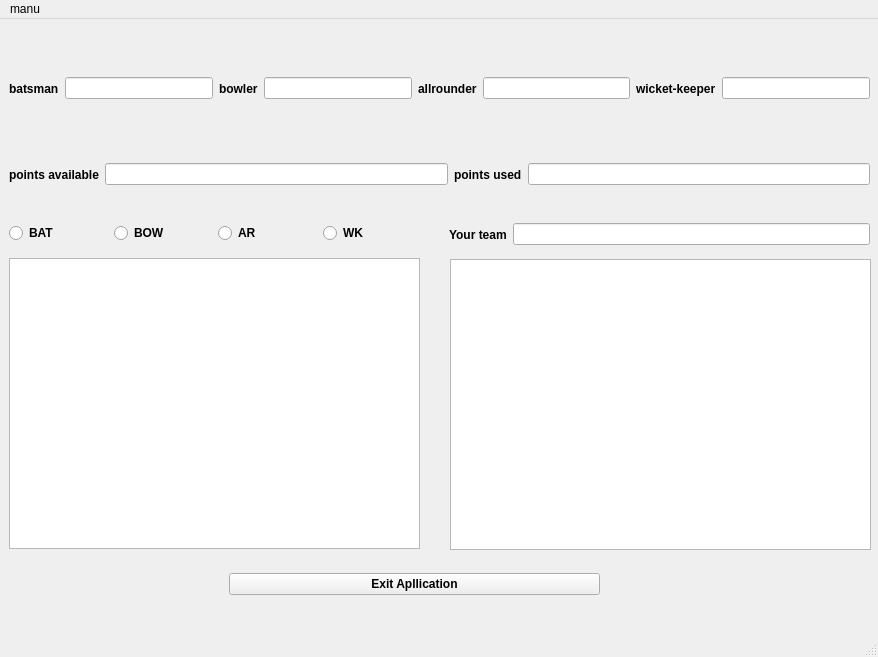
<?xml version="1.0" encoding="UTF-8"?>
<ui version="4.0">
 <class>MainWindow</class>
 <widget class="QMainWindow" name="MainWindow">
  <property name="geometry">
   <rect>
    <x>0</x>
    <y>0</y>
    <width>878</width>
    <height>657</height>
   </rect>
  </property>
  <property name="windowTitle">
   <string>MainWindow</string>
  </property>
  <widget class="QWidget" name="centralwidget">
   <widget class="QWidget" name="horizontalLayoutWidget">
    <property name="geometry">
     <rect>
      <x>9</x>
      <y>19</y>
      <width>861</width>
      <height>101</height>
     </rect>
    </property>
    <layout class="QHBoxLayout" name="horizontalLayout">
     <item>
      <widget class="QLabel" name="label_4">
       <property name="font">
        <font>
         <pointsize>9</pointsize>
         <weight>75</weight>
         <bold>true</bold>
        </font>
       </property>
       <property name="text">
        <string>batsman</string>
       </property>
      </widget>
     </item>
     <item>
      <widget class="QLineEdit" name="t1"/>
     </item>
     <item>
      <widget class="QLabel" name="label_3">
       <property name="font">
        <font>
         <pointsize>9</pointsize>
         <weight>75</weight>
         <bold>true</bold>
        </font>
       </property>
       <property name="text">
        <string>bowler</string>
       </property>
      </widget>
     </item>
     <item>
      <widget class="QLineEdit" name="t2"/>
     </item>
     <item>
      <widget class="QLabel" name="label_2">
       <property name="font">
        <font>
         <pointsize>9</pointsize>
         <weight>75</weight>
         <bold>true</bold>
        </font>
       </property>
       <property name="text">
        <string>allrounder</string>
       </property>
      </widget>
     </item>
     <item>
      <widget class="QLineEdit" name="t3"/>
     </item>
     <item>
      <widget class="QLabel" name="label">
       <property name="font">
        <font>
         <pointsize>9</pointsize>
         <weight>75</weight>
         <bold>true</bold>
        </font>
       </property>
       <property name="text">
        <string>wicket-keeper</string>
       </property>
      </widget>
     </item>
     <item>
      <widget class="QLineEdit" name="t4"/>
     </item>
    </layout>
   </widget>
   <widget class="QWidget" name="horizontalLayoutWidget_2">
    <property name="geometry">
     <rect>
      <x>9</x>
      <y>130</y>
      <width>861</width>
      <height>51</height>
     </rect>
    </property>
    <layout class="QHBoxLayout" name="horizontalLayout_2">
     <item>
      <widget class="QLabel" name="label_6">
       <property name="font">
        <font>
         <pointsize>9</pointsize>
         <weight>75</weight>
         <bold>true</bold>
        </font>
       </property>
       <property name="text">
        <string>points available</string>
       </property>
      </widget>
     </item>
     <item>
      <widget class="QLineEdit" name="t5"/>
     </item>
     <item>
      <widget class="QLabel" name="label_5">
       <property name="font">
        <font>
         <pointsize>9</pointsize>
         <weight>75</weight>
         <bold>true</bold>
        </font>
       </property>
       <property name="text">
        <string>points used</string>
       </property>
      </widget>
     </item>
     <item>
      <widget class="QLineEdit" name="t6">
       <property name="text">
        <string/>
       </property>
      </widget>
     </item>
    </layout>
   </widget>
   <widget class="QWidget" name="horizontalLayoutWidget_3">
    <property name="geometry">
     <rect>
      <x>9</x>
      <y>189</y>
      <width>412</width>
      <height>51</height>
     </rect>
    </property>
    <layout class="QHBoxLayout" name="horizontalLayout_3">
     <item>
      <widget class="QRadioButton" name="rbtn1">
       <property name="font">
        <font>
         <weight>75</weight>
         <bold>true</bold>
        </font>
       </property>
       <property name="text">
        <string>BAT </string>
       </property>
      </widget>
     </item>
     <item>
      <widget class="QRadioButton" name="rbtn2">
       <property name="font">
        <font>
         <weight>75</weight>
         <bold>true</bold>
        </font>
       </property>
       <property name="text">
        <string>BOW </string>
       </property>
      </widget>
     </item>
     <item>
      <widget class="QRadioButton" name="rbtn3">
       <property name="font">
        <font>
         <weight>75</weight>
         <bold>true</bold>
        </font>
       </property>
       <property name="text">
        <string>AR </string>
       </property>
      </widget>
     </item>
     <item>
      <widget class="QRadioButton" name="rbtn4">
       <property name="font">
        <font>
         <weight>75</weight>
         <bold>true</bold>
        </font>
       </property>
       <property name="text">
        <string>WK</string>
       </property>
      </widget>
     </item>
     <item>
      <layout class="QHBoxLayout" name="horizontalLayout_4"/>
     </item>
    </layout>
   </widget>
   <widget class="QWidget" name="horizontalLayoutWidget_5">
    <property name="geometry">
     <rect>
      <x>9</x>
      <y>239</y>
      <width>411</width>
      <height>291</height>
     </rect>
    </property>
    <layout class="QHBoxLayout" name="horizontalLayout_5">
     <item>
      <widget class="QTextEdit" name="list1"/>
     </item>
    </layout>
   </widget>
   <widget class="QWidget" name="horizontalLayoutWidget_6">
    <property name="geometry">
     <rect>
      <x>450</x>
      <y>240</y>
      <width>421</width>
      <height>291</height>
     </rect>
    </property>
    <layout class="QHBoxLayout" name="horizontalLayout_6">
     <item>
      <widget class="QTextEdit" name="list2"/>
     </item>
    </layout>
   </widget>
   <widget class="QWidget" name="horizontalLayoutWidget_7">
    <property name="geometry">
     <rect>
      <x>449</x>
      <y>190</y>
      <width>421</width>
      <height>51</height>
     </rect>
    </property>
    <layout class="QHBoxLayout" name="horizontalLayout_7">
     <item>
      <widget class="QLabel" name="label_7">
       <property name="font">
        <font>
         <pointsize>9</pointsize>
         <weight>75</weight>
         <bold>true</bold>
        </font>
       </property>
       <property name="text">
        <string>Your team</string>
       </property>
      </widget>
     </item>
     <item>
      <widget class="QLineEdit" name="t7"/>
     </item>
    </layout>
   </widget>
   <widget class="QWidget" name="horizontalLayoutWidget_8">
    <property name="geometry">
     <rect>
      <x>229</x>
      <y>540</y>
      <width>371</width>
      <height>51</height>
     </rect>
    </property>
    <layout class="QHBoxLayout" name="horizontalLayout_8">
     <item>
      <widget class="QPushButton" name="pushButton">
       <property name="font">
        <font>
         <pointsize>9</pointsize>
         <weight>75</weight>
         <bold>true</bold>
        </font>
       </property>
       <property name="text">
        <string>Exit Apllication</string>
       </property>
      </widget>
     </item>
    </layout>
   </widget>
  </widget>
  <widget class="QMenuBar" name="menubar">
   <property name="geometry">
    <rect>
     <x>0</x>
     <y>0</y>
     <width>878</width>
     <height>26</height>
    </rect>
   </property>
   <widget class="QMenu" name="menumanu">
    <property name="title">
     <string>manu</string>
    </property>
    <addaction name="actionsave_taem"/>
    <addaction name="separator"/>
    <addaction name="actionsave_team"/>
    <addaction name="actionopen_team"/>
    <addaction name="actionEvaluate_taem"/>
   </widget>
   <addaction name="menumanu"/>
  </widget>
  <widget class="QStatusBar" name="statusbar"/>
  <action name="actionsave_taem">
   <property name="text">
    <string>new team</string>
   </property>
  </action>
  <action name="actionsave_team">
   <property name="text">
    <string>save team</string>
   </property>
  </action>
  <action name="actionopen_team">
   <property name="text">
    <string>open team</string>
   </property>
  </action>
  <action name="actionEvaluate_taem">
   <property name="text">
    <string>Evaluate taem</string>
   </property>
  </action>
 </widget>
 <resources/>
 <connections/>
</ui>
